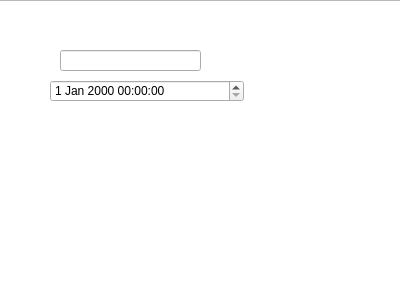
<?xml version="1.0" encoding="UTF-8"?>
<ui version="4.0">
 <class>Form</class>
 <widget class="QWidget" name="Form">
  <property name="geometry">
   <rect>
    <x>0</x>
    <y>0</y>
    <width>400</width>
    <height>300</height>
   </rect>
  </property>
  <property name="windowTitle">
   <string>Form</string>
  </property>
  <widget class="QListWidget" name="listWidget">
   <property name="geometry">
    <rect>
     <x>-10</x>
     <y>0</y>
     <width>411</width>
     <height>301</height>
    </rect>
   </property>
  </widget>
  <widget class="QLineEdit" name="lineEdit">
   <property name="geometry">
    <rect>
     <x>60</x>
     <y>50</y>
     <width>141</width>
     <height>21</height>
    </rect>
   </property>
  </widget>
  <widget class="QDateTimeEdit" name="dateTimeEdit">
   <property name="geometry">
    <rect>
     <x>50</x>
     <y>80</y>
     <width>194</width>
     <height>22</height>
    </rect>
   </property>
  </widget>
 </widget>
 <resources/>
 <connections/>
</ui>
